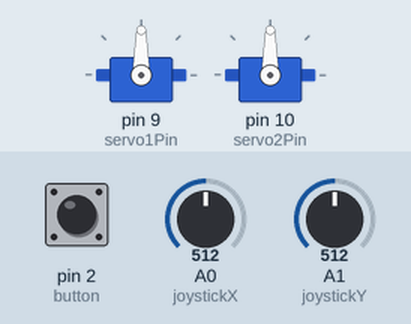
Bench run of a sketch on a simulated Arduino Uno, built with avr-gcc and run on an emulated ATmega328P. Parts: 2 × servo. The test bench sets the inputs (shaded band); at power-on: A0 (joystickX) = 512, A1 (joystickY) = 512, pin 2 (button) HIGH.

Above: at 1.2 s.
1.3 s: A0 (joystickX) set to 546
2.8 s: A0 (joystickX) set to 571
At 3.26 s:
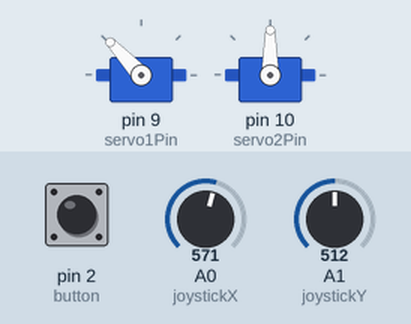
At 4.7 s:
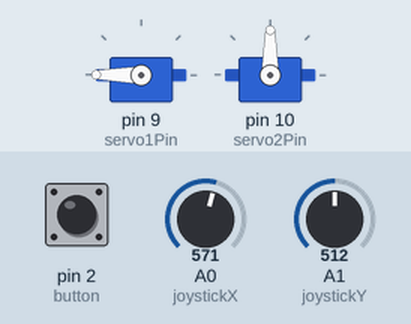
5.2 s: A1 (joystickY) set to 549
6.7 s: A1 (joystickY) set to 577
At 8.8 s:
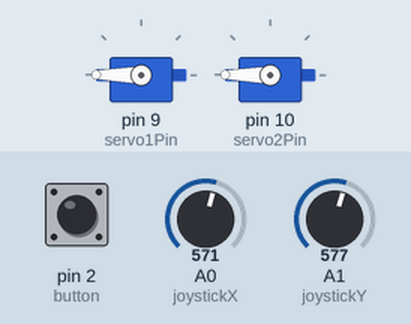
9.1 s: pin 2 (button) pulled LOW for 0.15 s
11.6 s: A0 (joystickX) set to 471
13.1 s: A0 (joystickX) set to 449
At 15.5 s:
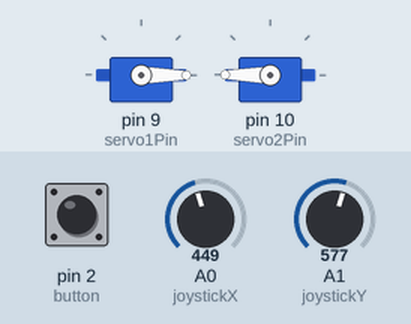
Timing chart, 0 to 17.0 s (numbered marks = the images above; inputs shaded):
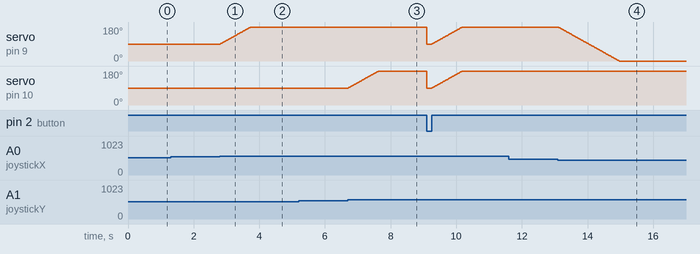

The sketch:

joystick.ino
```cpp
#include <Servo.h>

// Pin assignments
const int servo1Pin = 9;
const int servo2Pin = 10;
const int joystickX = A0;
const int joystickY = A1;
const int button = 2;

// Joystick and servo configurations
const int joystickHomeY = 512;  // Default joystick center position
const int joystickDeadband = 50;

const int servo1Left = 0;
const int servo1Right = 180;
const int servo2Up = 0;
const int servo2Down = 180;
const int servo1Home = 90;
const int servo2Home = 90;

const int servo1Step = 1;
const int servo2Step = 1;

// Servo objects
Servo servo1;
Servo servo2;

// Current positions of the servos
int servo1Position = servo1Home;
int servo2Position = servo2Home;

void setup() {
  // Attach servos to their respective pins
  servo1.attach(servo1Pin);
  servo2.attach(servo2Pin);

  // Initialize the button pin
  pinMode(button, INPUT_PULLUP);
}

void loop() {
  // Read the joystick X and Y values
  int joystickValueX = analogRead(joystickX);
  int joystickValueY = analogRead(joystickY);

  // Move servo1 based on joystick X-axis
  if (joystickValueX < joystickHomeY - joystickDeadband) {  // Joystick moved left
    if (servo1Position > servo1Left) {
      servo1Position -= servo1Step;
    }
  } else if (joystickValueX > joystickHomeY + joystickDeadband) {  // Joystick moved right
    if (servo1Position < servo1Right) {
      servo1Position += servo1Step;
    }
  }

  // Move servo2 based on joystick Y-axis
  if (joystickValueY < joystickHomeY - joystickDeadband) {  // Joystick moved up
    if (servo2Position > servo2Up) {
      servo2Position -= servo2Step;
    }
  } else if (joystickValueY > joystickHomeY + joystickDeadband) {  // Joystick moved down
    if (servo2Position < servo2Down) {
      servo2Position += servo2Step;
    }
  }

  // Reset servos to home positions when button is pressed
  if (digitalRead(button) == LOW) {
    servo1Position = servo1Home;
    servo2Position = servo2Home;
  }

  // Write updated positions to servos
  servo1.write(servo1Position);
  servo2.write(servo2Position);

  delay(10);  // Short delay for smooth movement
}
```

Measured:
- the behaviour switches between 562 and 563 on A0 (joystickX) (found by bisection; images 0 and 1)
- the behaviour switches between 562 and 563 on A1 (joystickY) (found by bisection; images 2 and 3)
- the behaviour switches between 462 and 461 on A0 (joystickX) (found by bisection; images 3 and 4)
- after the input at 1.3 s, every drawn part: stays the same
- after the input at 2.8 s, servo on pin 9 (servo1Pin): moves from 90° to 180° over 0.92 s, starting at once
- after the input at 5.2 s, every drawn part: stays the same
- after the input at 6.7 s, servo on pin 10 (servo2Pin): moves from 90° to 180° over 0.92 s, starting at once
- after the input at 11.6 s, every drawn part: stays the same
- after the input at 13.1 s, servo on pin 9 (servo1Pin): moves from 180° to 0° over 1.9 s, starting at once
